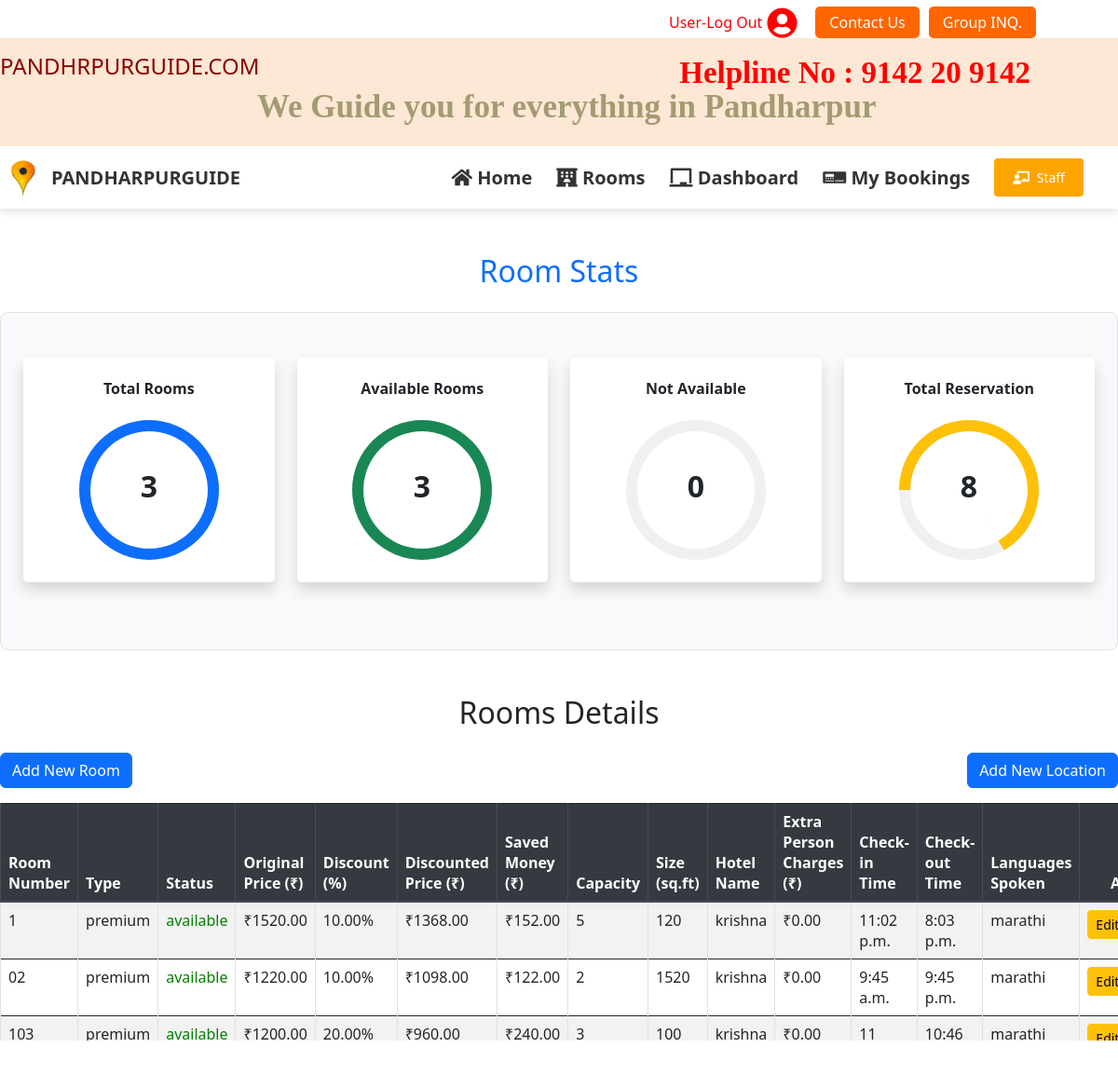
Page /hotel/staff/panel (signed in) on the committed database.
### krishna/models.py (models this page shows, shortened)
class Rooms(models.Model):
    ROOM_STATUS = (
        ("1", "available"),
        ("2", "not available"),
    )
    ROOM_TYPE = (
        ("1", "premium"),
        ("2", "deluxe"),
        ("3", "basic"),
    )
    room_type = models.CharField(max_length=50, choices=ROOM_TYPE)
    capacity = models.IntegerField(validators=[MinValueValidator(1)])  # Minimum 1 occupant
    price = models.DecimalField(max_digits=10, decimal_places=2)  # Supports larger and precise pricing
    size = models.IntegerField(help_text="Room size in square feet")
    hotel = models.ForeignKey('Hotels', on_delete=models.CASCADE, related_name='rooms')
    status = models.CharField(choices=ROOM_STATUS, max_length=15)
    room_number = models.CharField(max_length=10, null=True)  # Removed `unique=True`
    discount = models.DecimalField(
        max_digits=5,
        decimal_places=2,
        default=0.0,
        validators=[MinValueValidator(0.0), MaxValueValidator(100.0)],
        help_text="Discount percentage (0-100%)"
    )
    average_rating = models.DecimalField(
        max_digits=3,
        decimal_places=2,
        default=0,
        validators=[MinValueValidator(0.0), MaxValueValidator(5.0)],
        help_text="Average rating (0-5)"
    )
    comments = models.ManyToManyField('Comments', blank=True, related_name='rooms')
    image1 = models.ImageField(upload_to='room_images/', null=True, blank=True)
    image2 = models.ImageField(upload_to='room_images/', null=True, blank=True)
    image3 = models.ImageField(upload_to='room_images/', null=True, blank=True)
    image4 = models.ImageField(upload_to='room_images/', null=True, blank=True)
    image5 = models.ImageField(upload_to='room_images/', null=True, blank=True)
    image6 = models.ImageField(upload_to='room_images/', null=True, blank=True)
    image7 = models.ImageField(upload_to='room_images/', null=True, blank=True)
    image8 = models.ImageField(upload_to='room_images/', null=True, blank=True)
    image9 = models.ImageField(upload_to='room_images/', null=True, blank=True)
    image10 = models.ImageField(upload_to='room_images/', null=True, blank=True)
    image11 = models.ImageField(upload_to='room_images/', null=True, blank=True)
    image12 = models.ImageField(upload_to='room_images/', null=True, blank=True)
    image13 = models.ImageField(upload_to='room_images/', null=True, blank=True)
    image14 = models.ImageField(upload_to='room_images/', null=True, blank=True)
    image15 = models.ImageField(upload_to='room_images/', null=True, blank=True)
    description = models.TextField(null=True, blank=True, help_text="Detailed description of the room")
    heading = models.CharField(max_length=100, null=True, blank=True, help_text="Short heading for the room")
    food_facility = models.BooleanField(default=False, help_text="Indicates if food facility is available")
    parking = models.BooleanField(default=False, help_text="Indicates if parking is available")
    extra_person_charges = models.DecimalField(
        max_digits=6,
        decimal_places=2,
        default=0.0,
        validators=[MinValueValidator(0.0)],
        help_text="Charges for extra person"
    )
    comfortable_bed = models.BooleanField(default=False, help_text="Indicates if the room has a comfortable bed")
    private_bathroom = models.BooleanField(default=False, help_text="Indicates if the room has a private bathroom")
    wifi = models.BooleanField(default=False, help_text="Indicates if Wi-Fi is available")
    ac = models.BooleanField(default=False, help_text="Indicates if air conditioning is available")
    fan = models.BooleanField(default=False, help_text="Indicates if a fan is available")
    heater = models.BooleanField(default=False, help_text="Indicates if a heater is available")
    cleanliness = models.BooleanField(default=False, help_text="Indicates regular cleanliness")
    safety_security = models.BooleanField(default=False, help_text="Indicates if safety and security features are present")
    entertainment_options = models.BooleanField(default=False, help_text="Indicates if entertainment options are available")
    laundry_facility = models.BooleanField(default=False, help_text="Indicates if laundry facilities are available")
    outdoor_balcony = models.BooleanField(default=False, help_text="Indicates if an outdoor balcony is available")
    parking_area = models.BooleanField(default=False, help_text="Indicates if a parking area is available")
    food_facility = models.BooleanField(default=False, help_text="Indicates if a food facility is available")
    convenient_location = models.BooleanField(default=False, help_text="Indicates if the location is convenient")
    concierge_service = models.BooleanField(default=False, help_text="Indicates if concierge service is available")
    check_in_time = models.TimeField(null=True, blank=True, help_text="Check-in time (HH:MM AM/PM)")
    check_out_time = models.TimeField(null=True, blank=True, help_text="Check-out time (HH:MM AM/PM)")
    LANGUAGES_SPOKEN = (
        ("english", "English"),
        ("marathi", "Marathi"),
        ("hindi", "Hindi"),
    )
    languages_spoken = models.CharField(
        max_length=50,
        choices=LANGUAGES_SPOKEN,
        default="marathi",
        help_text="Languages spoken by staff"
    )
    def discounted_price(self):
        if self.discount > 0:
            return self.price - (self.price * (self.discount / Decimal(100)))
        return self.price
    def saved_money(self):
        if self.discount > 0:
            return self.price * (self.discount / Decimal(100))
        return Decimal(0)
    class Meta:
        constraints = [
            models.UniqueConstraint(fields=['hotel', 'room_type', 'room_number'], name='unique_hotel_room_type_number')
        ]

class Hotels(models.Model):
    name = models.CharField(max_length=30,default="krishna")
    owner = models.CharField(max_length=20)
    location = models.CharField(max_length=50)
    state = models.CharField(max_length=50,default="maharashtra")
    country = models.CharField(max_length=50,default="india")

### krishna/views.py (the view)
# urls.py: path('staff/panel', views.panel, name="staffpanel"),
@login_required(login_url=reverse_lazy('userloginpage'))
def panel(request):
    if request.user.is_staff == False:
        return HttpResponse('Access Denied')
    rooms = Rooms.objects.all()
    total_rooms = len(rooms)
    available_rooms = len(Rooms.objects.all().filter(status='1'))
    unavailable_rooms = len(Rooms.objects.all().filter(status='2'))
    reserved = len(Reservation.objects.all())
    hotel = Hotels.objects.values_list('location','id').distinct().order_by()
    response = render(request,'staff/panel.html',{'location':hotel,'reserved':reserved,'rooms':rooms,'total_rooms':total_rooms,'available':available_rooms,'unavailable':unavailable_rooms})
    return HttpResponse(response)

### krishna/templatetags/app_tags.py (called while the page is built)
@register.filter
def percentage(value1,value2=100):
    return int(value1)/int(value2)*100

### templates/staff/panel.html (shortened to what this page needs)
{% extends 'basic.html' %}
{%load static%}
{% block body %}
<head>
  <link href="https://cdnjs.cloudflare.com/ajax/libs/bootstrap/5.3.0/css/bootstrap.min.css" rel="stylesheet">
</head>
<body>
  <section class="my-5">
    {% load app_tags %}
    <h2 class="text-center text-primary mb-4">Room Stats</h2>
    <div class="container-fluid px-4 py-5 border rounded-3 bg-light">
      <div class="row">
        <div class="col-xl-3 col-lg-6 col-sm-12 mb-4">
          <div class="bg-white rounded-lg p-4 shadow stat-card">
            <h2 class="h6 font-weight-bold text-center mb-4">Total Rooms</h2>
            <div class="progress mx-auto" data-value="{{ total_rooms|percentage:total_rooms }}">
              <span class="progress-left">
                <span class="progress-bar border-primary"></span>
              </span>
              <span class="progress-right">
                <span class="progress-bar border-primary"></span>
              </span>
              <div class="progress-value w-100 h-100 rounded-circle d-flex align-items-center justify-content-center">
                <div class="h2 font-weight-bold">{{ total_rooms }}</div>
              </div>
            </div>
          </div>
        </div>
        <div class="col-xl-3 col-lg-6 col-sm-12 mb-4">
          <div class="bg-white rounded-lg p-4 shadow stat-card">
            <h2 class="h6 font-weight-bold text-center mb-4">Available Rooms</h2>
            <div class="progress mx-auto" data-value="{{ available|percentage:total_rooms }}">
              <span class="progress-left">
                <span class="progress-bar border-success"></span>
              </span>
              <span class="progress-right">
                <span class="progress-bar border-success"></span>
              </span>
              <div class="progress-value w-100 h-100 rounded-circle d-flex align-items-center justify-content-center">
                <div class="h2 font-weight-bold">{{ available }}</div>
              </div>
            </div>
          </div>
        </div>
        <div class="col-xl-3 col-lg-6 col-sm-12 mb-4">
          <div class="bg-white rounded-lg p-4 shadow stat-card">
            <h2 class="h6 font-weight-bold text-center mb-4">Not Available</h2>
            <div class="progress mx-auto" data-value="{{ unavailable|percentage:total_rooms }}">
              <span class="progress-left">
              </span>
              <span class="progress-right">
              </span>
              <div class="progress-value w-100 h-100 rounded-circle d-flex align-items-center justify-content-center">
                <div class="h2 font-weight-bold">{{ unavailable }}</div>
              </div>
            </div>
          </div>
        </div>
        <div class="col-xl-3 col-lg-6 col-sm-12 mb-4">
          <div class="bg-white rounded-lg p-4 shadow stat-card">
            <h2 class="h6 font-weight-bold text-center mb-4">Total Reservation</h2>
            <div class="progress mx-auto" data-value="{{ reserved|percentage:total_rooms }}">
              <span class="progress-left">
                <span class="progress-bar border-warning"></span>
              </span>
              <span class="progress-right">
                <span class="progress-bar border-warning"></span>
              </span>
              <div class="progress-value w-100 h-100 rounded-circle d-flex align-items-center justify-content-center">
                <div class="h2 font-weight-bold">{{ reserved }}</div>
              </div>
            </div>
          </div>
        </div>
      </div>
    </div>
  </section>
<h2 class="text-center pb-2">Rooms Details</h2>
<div class="d-flex justify-content-between my-3">
    <Button class="btn btn-primary" data-toggle="modal" data-target="#newroom">Add New Room</Button>
    <Button class="btn btn-primary" data-toggle="modal" data-target="#newlocation">Add New Location</Button>
</div>
<div class="table-responsive">
    <table class="table table-striped table-bordered">
        <thead class="thead-dark">
            <tr>
                <th>Room Number</th>
                <th>Type</th>
                <th>Status</th>
                <th>Original Price (₹)</th>
                <th>Discount (%)</th>
                <th>Discounted Price (₹)</th>
                <th>Saved Money (₹)</th>
                <th>Capacity</th>
                <th>Size (sq.ft)</th>
                <th>Hotel Name</th>
                <th>Extra Person Charges (₹)</th>
                <th>Check-in Time</th>
                <th>Check-out Time</th>
                <th>Languages Spoken</th>
                <th colspan="2" class="text-center">Actions</th>
            </tr>
        </thead>
        <tbody>
            {% if rooms %}
            {% for each_room in rooms %}
            <tr>
                <td>{{ each_room.room_number }}</td>
                <td>{{ each_room.get_room_type_display }}</td>
                <td style="color: {% if each_room.get_status_display == 'not available' %}red{% else %}green{% endif %};">
                    {{ each_room.get_status_display }}
                </td>
                <td>₹{{ each_room.price|floatformat:2 }}</td>
                <td>{{ each_room.discount }}%</td>
                <td>₹{{ each_room.discounted_price|floatformat:2 }}</td>
                <td>₹{{ each_room.saved_money|floatformat:2 }}</td>
                <td>{{ each_room.capacity }}</td>
                <td>{{ each_room.size }}</td>
                <td>{{ each_room.hotel.name }}</td>
                <td>₹{{ each_room.extra_person_charges|floatformat:2 }}</td>
                <td>{{ each_room.check_in_time|default_if_none:"N/A" }}</td>
                <td>{{ each_room.check_out_time|default_if_none:"N/A" }}</td>
                <td>{{ each_room.languages_spoken }}</td>
                <td>
                    <a href="{%url 'editroomaction' %}?roomid={{ each_room.id }}">
                        <button class="btn btn-warning btn-sm">Edit</button>
                    </a>
                </td>
            </tr>
            {% endfor %}
            {% else %}
            <tr>
                <td colspan="36" class="text-center">No rooms available</td>
            </tr>
            {% endif %}
        </tbody>
    </table>
</div>
{% endblock body %}

### templates/basic.html (style rules this page uses)
body { font-family: Arial, sans-serif; margin: 0; padding: 0; }

### templates/staff/panel.html (style rules this page uses)
.progress { width: 150px; height: 150px !important; float: none; line-height: 150px; background: none; margin: 0 auto; box-shadow: none; position: relative; transform: rotate(-90deg); }
.progress:after { content: ""; width: 100%; height: 100%; border-radius: 50%; border: 12px solid #f0f0f0; position: absolute; top: 0; left: 0; }
.progress > span { width: 50%; height: 100%; overflow: hidden; position: absolute; top: 0; z-index: 1; }
.progress .progress-left { left: 0; }
.progress .progress-bar { width: 100%; height: 100%; background: none; border-width: 12px; border-style: solid; position: absolute; top: 0; border-color: inherit; }
.progress .progress-left .progress-bar { left: 100%; border-top-right-radius: 80px; border-bottom-right-radius: 80px; border-left: 0; transform-origin: center left; }
.progress .progress-right { right: 0; }
.progress .progress-right .progress-bar { left: -100%; border-top-left-radius: 80px; border-bottom-left-radius: 80px; border-right: 0; transform-origin: center right; }
.progress .progress-value { width: 85%; height: 85%; border-radius: 50%; background: #fff; font-size: 24px; transform: rotate(90deg); }
.stat-card { transition: transform 0.3s ease, box-shadow 0.3s ease; }

### rows in the picture
Rooms: room_number "1", room_type "premium", status "available", price "1520.00", discount "10.00", discounted_price "1368.00", saved_money "152.00", capacity "5", size "120", hotel.name "krishna", extra_person_charges "0.00", check_in_time "11:02 p.m.", check_out_time "8:03 p.m.", languages_spoken "marathi"
Rooms: room_number "02", room_type "premium", status "available", price "1220.00", discount "10.00", discounted_price "1098.00", saved_money "122.00", capacity "2", size "1520", hotel.name "krishna", extra_person_charges "0.00", check_in_time "9:45 a.m.", check_out_time "9:45 p.m.", languages_spoken "marathi"
Rooms: room_number "103", room_type "premium", status "available", price "1200.00", discount "20.00", discounted_price "960.00", saved_money "240.00", capacity "3", size "100", hotel.name "krishna", extra_person_charges "0.00", check_in_time "11 a.m.", check_out_time "10:46 a.m.", languages_spoken "marathi"

### other values in the picture
{{ total_rooms }} "3"
{{ available }} "3"
{{ unavailable }} "0"
{{ reserved }} "8"
